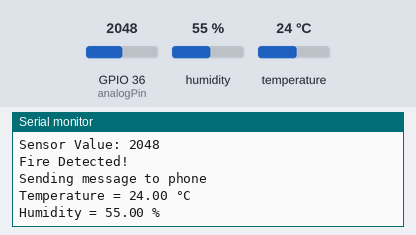
Recording of a sketch running on a simulated ESP32. On the bench: the last lines printed to the serial monitor. Inputs (shaded band) come from the test bench; at power-on: humidity 55 %, GPIO 36 (analogPin) = 2048, temperature 24 °C. Nothing arrives over Bluetooth unless stated; a phone connects over Bluetooth LE 3 s after start.

Above: at 2.2 s.
2.3 s: humidity set to 22 %
At 4.0 s:
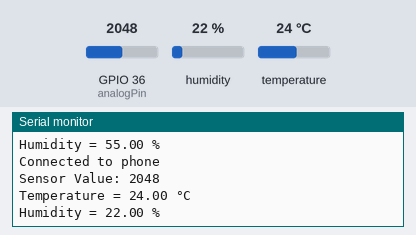
5.0 s: GPIO 36 (analogPin) set to 2866
At 6.4 s:
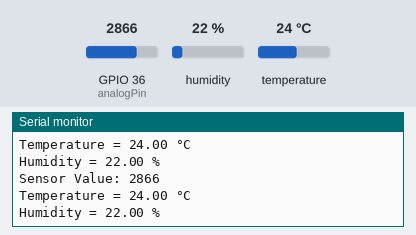
7.7 s: temperature set to 12 °C
At 9.9 s:
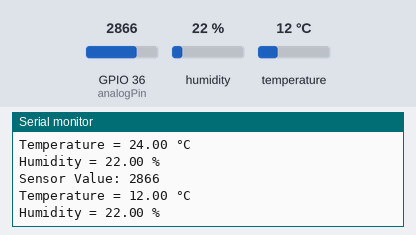
10.4 s: GPIO 36 (analogPin) set to 3603
At 12.3 s:
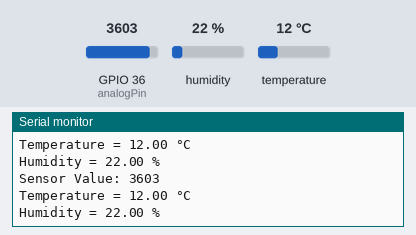
13.1 s: humidity set to 40 %
At 13.5 s:
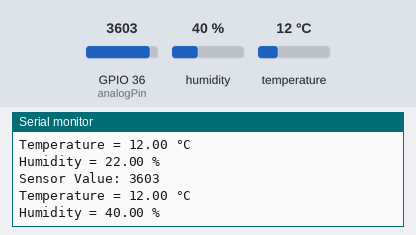
Timing chart, 0 to 16.1 s (numbered marks = the images above; inputs shaded):
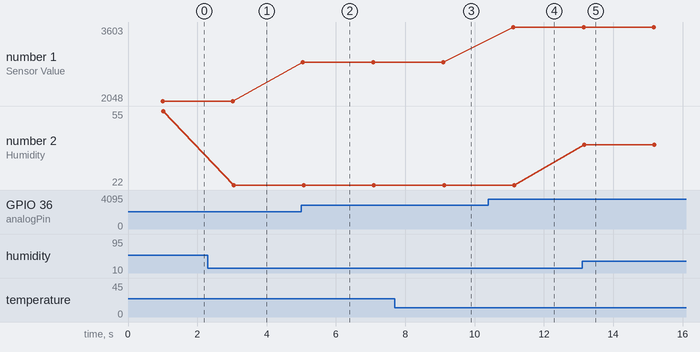

Measured:
- after the input at 2.3 s, the serial monitor: prints a new line after 0.75 s (image 1)
- after the input at 5.0 s, the serial monitor: prints a new line after 0.05 s (image 2)
- after the input at 7.7 s, the serial monitor: prints a new line after 1.4 s (image 3)
- after the input at 10.4 s, the serial monitor: prints a new line after 0.72 s (image 4)
- after the input at 13.1 s, the serial monitor: prints a new line after 0.07 s (image 5)
- plotted number 1: 2048 → 2866 after the input at 5.0 s, 2866 → 3603 after the input at 10.4 s
- plotted number 2: 55 → 22 after the input at 2.3 s, 22 → 40 after the input at 13.1 s

The sketch:

gas_detectorV2.ino
```cpp
#include <dht.h>
#include <BLEDevice.h>
#include <BLEUtils.h>
#include <BLEServer.h>

dht DHT;

#define DHT11_PIN 7
const int threshold = 500; // Adjust this threshold based on your sensor and environment
const int analogPin = A0;

BLECharacteristic *pCharacteristic;
bool fireDetected = false;

class MyServerCallbacks : public BLEServerCallbacks {
  void onConnect(BLEServer *pServer) {
    Serial.println("Connected to phone");
  }

  void onDisconnect(BLEServer *pServer) {
    Serial.println("Phone disconnected");
  }
};

void setup() {
  Serial.begin(115200);

  // Bluetooth setup
  BLEDevice::init("ESP32-Alerts");
  BLEServer *pServer = BLEDevice::createServer();
  pServer->setCallbacks(new MyServerCallbacks());

  BLEService *pService = pServer->createService(BLEUUID("4fafc201-1fb5-459e-8fcc-c5c9c331914b"));
  pCharacteristic = pService->createCharacteristic(
      BLEUUID("beb5483e-36e1-4688-b7f5-ea07361b26a8"),
      BLECharacteristic::PROPERTY_READ |
          BLECharacteristic::PROPERTY_WRITE);

  pService->start();
  BLEAdvertising *pAdvertising = pServer->getAdvertising();
  pAdvertising->start();

  delay(1000); // Allow time for Bluetooth initialization
}

void loop() {
  int sensorValue = analogRead(analogPin);

  Serial.print("Sensor Value: ");
  Serial.println(sensorValue); // Print raw sensor value to Serial Monitor

  if (sensorValue > threshold && !fireDetected) {
    Serial.println("Fire Detected!"); // Print if fire is detected

    // Send message to phone
    sendMessage("Fire Detected!");
    fireDetected = true;
  } else if (sensorValue <= threshold) {
    fireDetected = false;
  }

  int chk = DHT.read11(DHT11_PIN);
  Serial.print("Temperature = ");
  Serial.print(DHT.temperature);
  Serial.println(" °C");
  Serial.print("Humidity = ");
  Serial.print(DHT.humidity);
  Serial.println(" %");

  delay(2000); // Adjust the delay based on your requirements
}

void sendMessage(const char *message) {
  Serial.println("Sending message to phone");
  pCharacteristic->setValue(message);
  pCharacteristic->notify();
}
```
